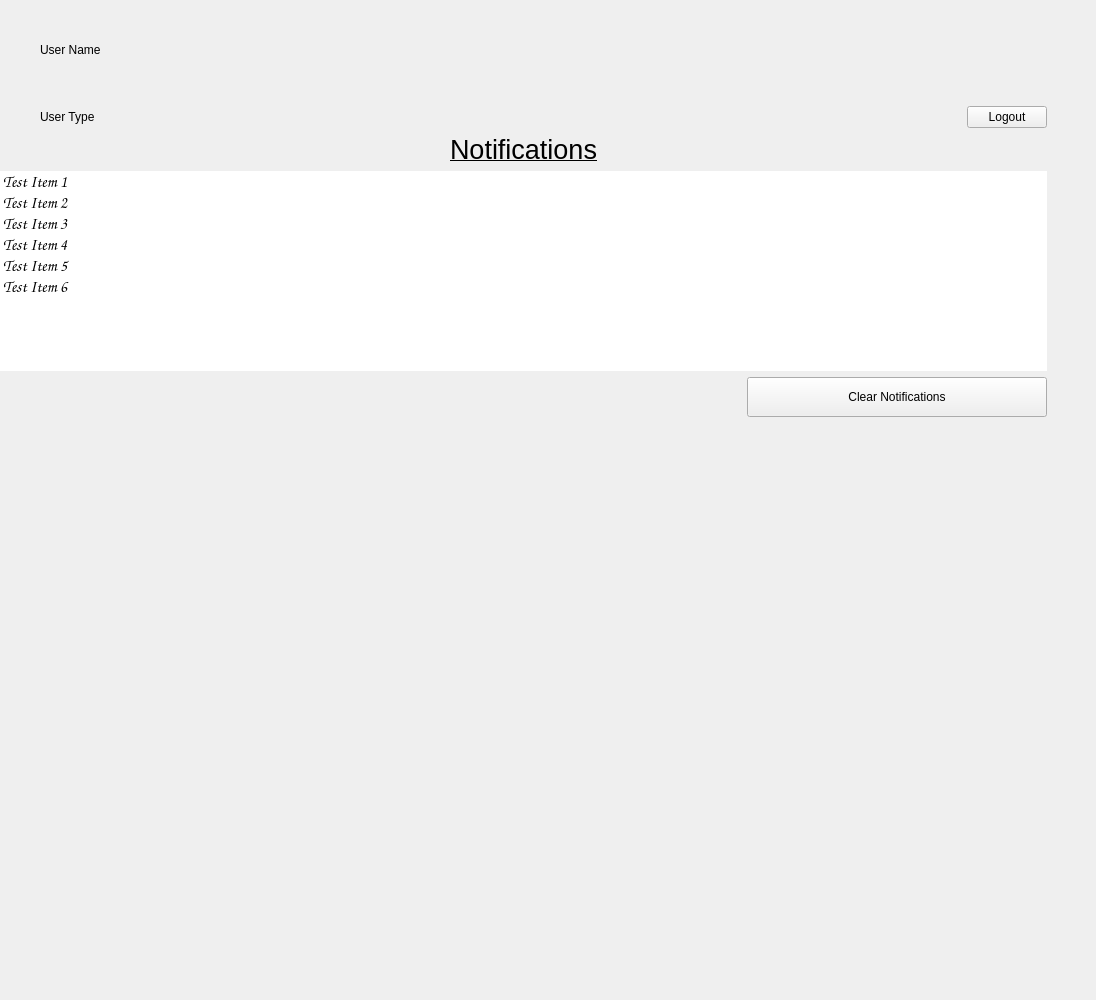
       <widget class="QWidget" name="logoutScreenPage">
        <widget class="QWidget" name="logoutScreenPageNestedWidget" native="true">
         <property name="geometry">
          <rect>
           <x>0</x>
           <y>0</y>
           <width>1087</width>
           <height>991</height>
          </rect>
         </property>
         <layout class="QGridLayout" name="gridLayout_5">
          <item row="0" column="1">
           <spacer name="logoutScreenPageNestedWidgetTopMarginSpacer">
            <property name="orientation">
             <enum>Qt::Vertical</enum>
            </property>
            <property name="sizeType">
             <enum>QSizePolicy::Fixed</enum>
            </property>
            <property name="sizeHint" stdset="0">
             <size>
              <width>20</width>
              <height>40</height>
             </size>
            </property>
           </spacer>
          </item>
          <item row="6" column="1">
           <spacer name="logoutScreenPageNestedWidgetBottomMarginSpacer">
            <property name="orientation">
             <enum>Qt::Vertical</enum>
            </property>
            <property name="sizeType">
             <enum>QSizePolicy::Expanding</enum>
            </property>
            <property name="sizeHint" stdset="0">
             <size>
              <width>20</width>
              <height>511</height>
             </size>
            </property>
           </spacer>
          </item>
          <item row="5" column="1">
           <spacer name="logoutScreenPageClearNotificationsButtonHSpacer">
            <property name="orientation">
             <enum>Qt::Horizontal</enum>
            </property>
            <property name="sizeHint" stdset="0">
             <size>
              <width>40</width>
              <height>20</height>
             </size>
            </property>
           </spacer>
          </item>
          <item row="5" column="2">
           <widget class="QPushButton" name="logoutScreenPageClearNotificationsButton">
            <property name="sizePolicy">
             <sizepolicy hsizetype="Fixed" vsizetype="Fixed">
              <horstretch>0</horstretch>
              <verstretch>0</verstretch>
             </sizepolicy>
            </property>
            <property name="minimumSize">
             <size>
              <width>300</width>
              <height>40</height>
             </size>
            </property>
            <property name="maximumSize">
             <size>
              <width>300</width>
              <height>40</height>
             </size>
            </property>
            <property name="text">
             <string>Clear Notifications</string>
            </property>
           </widget>
          </item>
          <item row="1" column="1" colspan="2">
           <layout class="QHBoxLayout" name="logoutBarHLayout">
            <item>
             <spacer name="logoutScreenPageNestedWidgetLeftMarginSpacer">
              <property name="orientation">
               <enum>Qt::Horizontal</enum>
              </property>
              <property name="sizeType">
               <enum>QSizePolicy::Fixed</enum>
              </property>
              <property name="sizeHint" stdset="0">
               <size>
                <width>40</width>
                <height>20</height>
               </size>
              </property>
             </spacer>
            </item>
            <item>
             <layout class="QVBoxLayout" name="logoutUserInfoButtonVLayout">
              <item>
               <layout class="QHBoxLayout" name="logoutUsernameHLayout">
                <item>
                 <widget class="QLabel" name="logoutUserNameLabel">
                  <property name="text">
                   <string>User Name</string>
                  </property>
                 </widget>
                </item>
                <item>
                 <spacer name="logoutUserNameRightMarginSpacer">
                  <property name="orientation">
                   <enum>Qt::Horizontal</enum>
                  </property>
                  <property name="sizeHint" stdset="0">
                   <size>
                    <width>848</width>
                    <height>20</height>
                   </size>
                  </property>
                 </spacer>
                </item>
               </layout>
              </item>
              <item>
               <spacer name="logoutScreenPageNestedWidgetUserInfoSpacer">
                <property name="orientation">
                 <enum>Qt::Vertical</enum>
                </property>
                <property name="sizeType">
                 <enum>QSizePolicy::Fixed</enum>
                </property>
                <property name="sizeHint" stdset="0">
                 <size>
                  <width>20</width>
                  <height>40</height>
                 </size>
                </property>
               </spacer>
              </item>
              <item>
               <layout class="QHBoxLayout" name="logoutScreenPageNestedWidgetUserTypeLogoutButtonHLayout">
                <item>
                 <widget class="QLabel" name="logoutScreenPageNestedWidgetUserTypeLabel">
                  <property name="sizePolicy">
                   <sizepolicy hsizetype="Preferred" vsizetype="Preferred">
                    <horstretch>0</horstretch>
                    <verstretch>0</verstretch>
                   </sizepolicy>
                  </property>
                  <property name="text">
                   <string>User Type</string>
                  </property>
                 </widget>
                </item>
                <item>
                 <spacer name="logoutScreenPageNestedWidgetUserTypeLogoutButtonSpacer">
                  <property name="sizePolicy">
                   <sizepolicy hsizetype="Expanding" vsizetype="Minimum">
                    <horstretch>0</horstretch>
                    <verstretch>0</verstretch>
                   </sizepolicy>
                  </property>
                  <property name="orientation">
                   <enum>Qt::Horizontal</enum>
                  </property>
                  <property name="sizeType">
                   <enum>QSizePolicy::Expanding</enum>
                  </property>
                  <property name="sizeHint" stdset="0">
                   <size>
                    <width>750</width>
                    <height>20</height>
                   </size>
                  </property>
                 </spacer>
                </item>
                <item>
                 <widget class="QPushButton" name="logoutScreenPageNestedWidgetLogoutButton">
                  <property name="sizePolicy">
                   <sizepolicy hsizetype="Preferred" vsizetype="Fixed">
                    <horstretch>0</horstretch>
                    <verstretch>0</verstretch>
                   </sizepolicy>
                  </property>
                  <property name="text">
                   <string>Logout</string>
                  </property>
                 </widget>
                </item>
               </layout>
              </item>
             </layout>
            </item>
           </layout>
          </item>
          <item row="3" column="1" colspan="2">
           <widget class="QListWidget" name="logoutScreenPageNotificationsListWidget">
            <property name="sizePolicy">
             <sizepolicy hsizetype="Expanding" vsizetype="Fixed">
              <horstretch>0</horstretch>
              <verstretch>0</verstretch>
             </sizepolicy>
            </property>
            <property name="minimumSize">
             <size>
              <width>0</width>
              <height>200</height>
             </size>
            </property>
            <property name="maximumSize">
             <size>
              <width>16777215</width>
              <height>200</height>
             </size>
            </property>
            <property name="font">
             <font>
              <family>Comic Sans MS</family>
              <pointsize>12</pointsize>
             </font>
            </property>
            <property name="frameShape">
             <enum>QFrame::NoFrame</enum>
            </property>
            <item>
             <property name="text">
              <string>Test Item 1</string>
             </property>
            </item>
            <item>
             <property name="text">
              <string>Test Item 2</string>
             </property>
            </item>
            <item>
             <property name="text">
              <string>Test Item 3</string>
             </property>
            </item>
            <item>
             <property name="text">
              <string>Test Item 4</string>
             </property>
            </item>
            <item>
             <property name="text">
              <string>Test Item 5</string>
             </property>
            </item>
            <item>
             <property name="text">
              <string>Test Item 6</string>
             </property>
            </item>
           </widget>
          </item>
          <item row="2" column="1" colspan="2">
           <widget class="QLabel" name="logoutScreenPageNotificationsLabel">
            <property name="font">
             <font>
              <pointsize>20</pointsize>
              <underline>true</underline>
             </font>
            </property>
            <property name="text">
             <string>Notifications</string>
            </property>
            <property name="alignment">
             <set>Qt::AlignCenter</set>
            </property>
           </widget>
          </item>
          <item row="5" column="3">
           <spacer name="logoutScreenPageRightMarginSpacer">
            <property name="orientation">
             <enum>Qt::Horizontal</enum>
            </property>
            <property name="sizeType">
             <enum>QSizePolicy::Fixed</enum>
            </property>
            <property name="sizeHint" stdset="0">
             <size>
              <width>40</width>
              <height>20</height>
             </size>
            </property>
           </spacer>
          </item>
         </layout>
        </widget>
       </widget>
